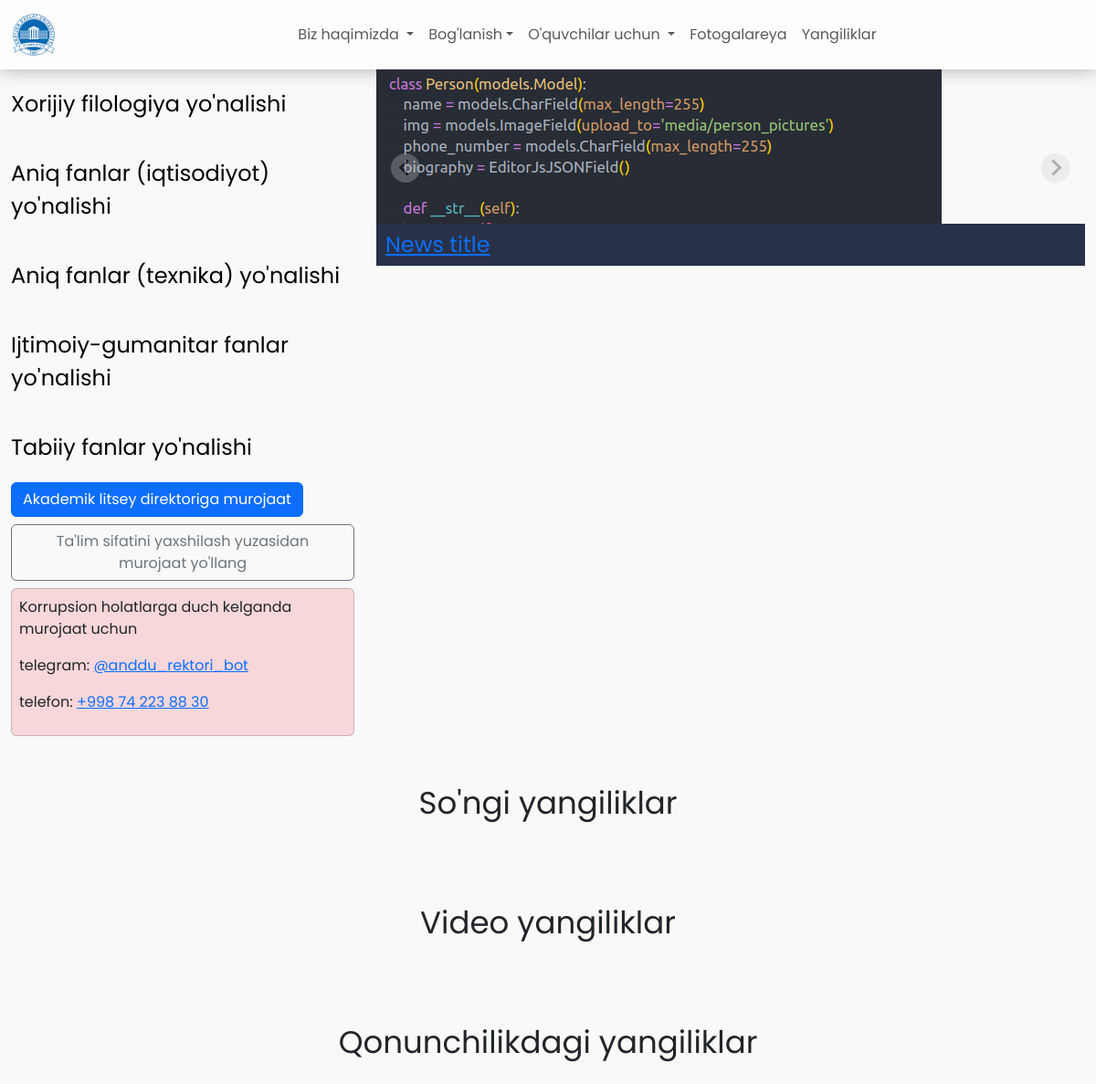
/ (upper part), run on an earlier commit of the app's database.
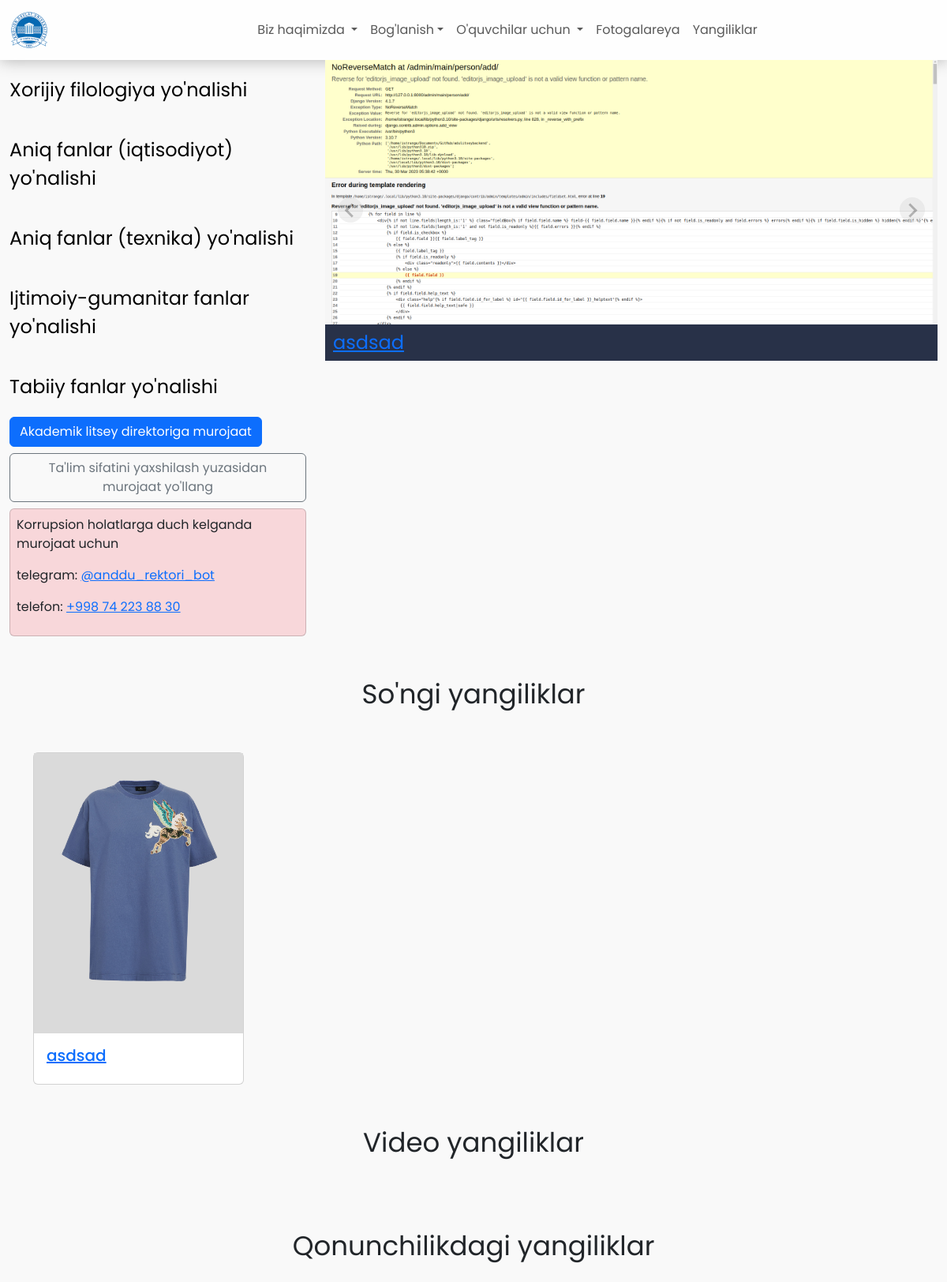
And on a later commit of the database.
### main/models.py (models this page shows, shortened)
class NewsPost(models.Model):
    NEWS_TYPE_CHOICES = (
        ('primary', 'Video'),
        ('secondary', 'Foto'),
        ('triary', 'Qonunchilik'),
    )
    title = models.CharField(max_length=255)
    little_image = models.ImageField(upload_to="media/news_post/")
    big_image = models.ImageField(upload_to='media/news_post/')
    video = models.FileField(upload_to='media/news_post/', blank=True, null=True)
    news_type = models.CharField(choices=NEWS_TYPE_CHOICES, max_length=255)
    body = QuillField()

### main/views.py (the view)
# urls.py: path('', views.index, name="Index"),
def index(request):
    news_posts = models.NewsPost.objects.all()
    primary, secondary, triatery = [], [], []
    for post in news_posts:
        if post.news_type == 'primary':
            primary.append(post)
        elif post.news_type == 'secondary':
            secondary.append(post)
        elif post.news_type == 'triary':
            triatery.append(post)
    return render(request, 'main/index.html', {"news_posts": news_posts, "primary": primary, "secondary": secondary, "triary": triatery})

### templates/main/index.html (shortened to what this page needs)
{% extends 'main/base.html' %} {% load static %} {% block content %}
<main>
  <div class="container-fluid">
    <div class="row" id="hero">
      <div class="col-md-12 col-lg-4">
        <div class="row flex-column faculties">
          <a href="#">
            <div class="faculty">
              <span>Xorijiy filologiya yo'nalishi</span>
            </div>
          </a>
          <a href="#">
            <div class="faculty">
              <span>Aniq fanlar (iqtisodiyot) yo'nalishi</span>
            </div>
          </a>
          <a href="">
            <div class="faculty">
              <span>Aniq fanlar (texnika) yo'nalishi</span>
            </div>
          </a>
          <a href="#">
            <div class="faculty">
              <span>Ijtimoiy-gumanitar fanlar yo'nalishi</span>
            </div>
          </a>
          <a href="#">
            <div class="faculty">
              <span>Tabiiy fanlar yo'nalishi</span>
            </div>
          </a>
        </div>
        <div class="form">
          <button class="btn btn-primary mb-2">
            Akademik litsey direktoriga murojaat
          </button>
          <button class="btn btn-outline-secondary mb-2">
            Ta'lim sifatini yaxshilash yuzasidan murojaat yo'llang
          </button>
          <div class="card p-2 bg-danger-subtle">
            <p>Korrupsion holatlarga duch kelganda murojaat uchun</p>
            <p>
              telegram:
              <a href="https://t.me/anddu_rektori_bot">@anddu_rektori_bot</a>
            </p>
            <p>telefon: <a href="tel:+998742238830">+998 74 223 88 30</a></p>
          </div>
        </div>
      </div>
      <div class="col-md-12 col-lg-8">
        <section class="splide" aria-label="Splide Basic HTML Example">
          <div class="splide__track">
            <ul class="splide__list">
              {% for post in news_posts|slice:':3'%}
              <li class="splide__slide">
                <img
                  src="{{ post.big_image.url }}"
                  alt="hero-image 1350x750"
                  style="max-width: 100%"
                />
                <div class="info">
                  <p>
                    <a href="{% url 'main:single_post' post.id %}"
                      >{{ post.title }}</a
                    >
                  </p>
                </div>
              </li>
              {% endfor %}
            </ul>
          </div>
        </section>
      </div>
    </div>
    <section id="news" class="container mt-5">
      <div class="title-text mb-5">
        <span>So'ngi yangiliklar</span>
      </div>
      <div class="row g-3">
        {% for post in secondary|slice:':8' %}
        <div class="col-sm-12 col-md-6 col-lg-3">
          <a href="{% url 'main:single_post' post.id %}">
            <div class="card">
              <img src="{{ post.little_image.url }}" />
              <div class="card-body">
                <h5 class="card-title">{{ post.title }}</h5>
              </div>
            </div>
          </a>
        </div>
        {% endfor %}
      </div>
    </section>
    <section id="video_news" class="container mt-5">
      <div class="title-text mb-5">
        <span>Video yangiliklar</span>
      </div>
    </section>
    <section id="law_news" class="container mt-5">
      <div class="title-text mb-5">
        <span>Qonunchilikdagi yangiliklar</span>
      </div>
    </section>
  </div>
</main>
{% endblock content %}

What changed in the data, as far as the page shows it:
removed NewsPost: big_image (picture), title "News title"
added NewsPost: big_image (picture), title "asdsad", little_image (picture)
